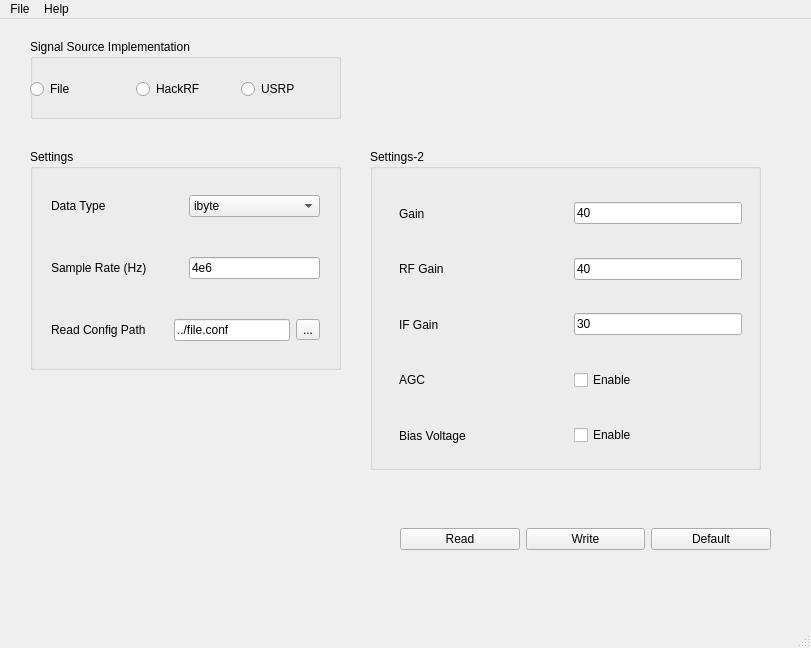
<?xml version="1.0" encoding="UTF-8"?>
<ui version="4.0">
 <class>sdr_windows</class>
 <widget class="QMainWindow" name="sdr_windows">
  <property name="geometry">
   <rect>
    <x>0</x>
    <y>0</y>
    <width>811</width>
    <height>648</height>
   </rect>
  </property>
  <property name="windowTitle">
   <string>sdr_windows</string>
  </property>
  <widget class="QWidget" name="centralwidget">
   <widget class="QGroupBox" name="groupBox">
    <property name="geometry">
     <rect>
      <x>30</x>
      <y>130</y>
      <width>311</width>
      <height>221</height>
     </rect>
    </property>
    <property name="title">
     <string>Settings</string>
    </property>
    <layout class="QVBoxLayout" name="verticalLayout">
     <item>
      <widget class="QWidget" name="widget_2" native="true">
       <layout class="QHBoxLayout" name="horizontalLayout" stretch="1,1">
        <item>
         <widget class="QLabel" name="label">
          <property name="text">
           <string>Data Type</string>
          </property>
         </widget>
        </item>
        <item>
         <widget class="QComboBox" name="comboBox">
          <property name="currentText">
           <string>ibyte</string>
          </property>
          <property name="currentIndex">
           <number>3</number>
          </property>
          <item>
           <property name="text">
            <string>byte</string>
           </property>
          </item>
          <item>
           <property name="text">
            <string>short</string>
           </property>
          </item>
          <item>
           <property name="text">
            <string>float</string>
           </property>
          </item>
          <item>
           <property name="text">
            <string>ibyte</string>
           </property>
          </item>
          <item>
           <property name="text">
            <string>ishort</string>
           </property>
          </item>
          <item>
           <property name="text">
            <string>cbyte</string>
           </property>
          </item>
          <item>
           <property name="text">
            <string>cshort</string>
           </property>
          </item>
          <item>
           <property name="text">
            <string>gr_complex</string>
           </property>
          </item>
         </widget>
        </item>
       </layout>
      </widget>
     </item>
     <item>
      <widget class="QWidget" name="widget" native="true">
       <layout class="QHBoxLayout" name="horizontalLayout_4" stretch="1,1">
        <item>
         <widget class="QLabel" name="label_2">
          <property name="text">
           <string>Sample Rate (Hz)</string>
          </property>
         </widget>
        </item>
        <item>
         <widget class="QLineEdit" name="lineEdit">
          <property name="text">
           <string>4e6</string>
          </property>
          <property name="alignment">
           <set>Qt::AlignLeading|Qt::AlignLeft|Qt::AlignVCenter</set>
          </property>
         </widget>
        </item>
       </layout>
      </widget>
     </item>
     <item>
      <widget class="QWidget" name="widget_3" native="true">
       <layout class="QHBoxLayout" name="horizontalLayout_5" stretch="3,3,1">
        <item>
         <widget class="QLabel" name="label_3">
          <property name="text">
           <string>Read Config Path </string>
          </property>
         </widget>
        </item>
        <item>
         <widget class="QLineEdit" name="lineEdit_2">
          <property name="text">
           <string>../file.conf</string>
          </property>
         </widget>
        </item>
        <item>
         <widget class="QToolButton" name="toolButton_conf">
          <property name="text">
           <string>...</string>
          </property>
         </widget>
        </item>
       </layout>
      </widget>
     </item>
    </layout>
   </widget>
   <widget class="QWidget" name="layoutWidget">
    <property name="geometry">
     <rect>
      <x>0</x>
      <y>0</y>
      <width>2</width>
      <height>2</height>
     </rect>
    </property>
    <layout class="QHBoxLayout" name="horizontalLayout_2"/>
   </widget>
   <widget class="QWidget" name="layoutWidget">
    <property name="geometry">
     <rect>
      <x>0</x>
      <y>0</y>
      <width>2</width>
      <height>2</height>
     </rect>
    </property>
    <layout class="QHBoxLayout" name="horizontalLayout_3"/>
   </widget>
   <widget class="QWidget" name="widget_4" native="true">
    <property name="geometry">
     <rect>
      <x>400</x>
      <y>490</y>
      <width>371</width>
      <height>61</height>
     </rect>
    </property>
    <layout class="QHBoxLayout" name="horizontalLayout_6">
     <item>
      <widget class="QPushButton" name="pushButton">
       <property name="text">
        <string>Read</string>
       </property>
      </widget>
     </item>
     <item>
      <widget class="QPushButton" name="pushButton_2">
       <property name="text">
        <string>Write</string>
       </property>
      </widget>
     </item>
     <item>
      <widget class="QPushButton" name="pushButton_3">
       <property name="text">
        <string>Default</string>
       </property>
      </widget>
     </item>
    </layout>
   </widget>
   <widget class="QGroupBox" name="groupBox_2">
    <property name="geometry">
     <rect>
      <x>30</x>
      <y>20</y>
      <width>311</width>
      <height>80</height>
     </rect>
    </property>
    <property name="title">
     <string>Signal Source Implementation</string>
    </property>
    <widget class="QWidget" name="widget_5" native="true">
     <property name="geometry">
      <rect>
       <x>0</x>
       <y>30</y>
       <width>311</width>
       <height>41</height>
      </rect>
     </property>
     <layout class="QHBoxLayout" name="horizontalLayout_7" stretch="1,1,1">
      <item>
       <widget class="QRadioButton" name="radioButtonFile">
        <property name="text">
         <string>File</string>
        </property>
       </widget>
      </item>
      <item>
       <widget class="QRadioButton" name="radioButtonHackrf">
        <property name="text">
         <string>HackRF</string>
        </property>
       </widget>
      </item>
      <item>
       <widget class="QRadioButton" name="radioButtonUSRP">
        <property name="text">
         <string>USRP</string>
        </property>
       </widget>
      </item>
     </layout>
    </widget>
   </widget>
   <widget class="QGroupBox" name="groupBox_3">
    <property name="geometry">
     <rect>
      <x>370</x>
      <y>130</y>
      <width>391</width>
      <height>321</height>
     </rect>
    </property>
    <property name="title">
     <string>Settings-2</string>
    </property>
    <widget class="QStackedWidget" name="stackedWidget">
     <property name="geometry">
      <rect>
       <x>10</x>
       <y>30</y>
       <width>371</width>
       <height>281</height>
      </rect>
     </property>
     <property name="currentIndex">
      <number>1</number>
     </property>
     <widget class="QWidget" name="page">
      <widget class="QWidget" name="widget_6" native="true">
       <property name="geometry">
        <rect>
         <x>10</x>
         <y>10</y>
         <width>351</width>
         <height>43</height>
        </rect>
       </property>
       <layout class="QHBoxLayout" name="horizontalLayout_8">
        <item>
         <widget class="QLabel" name="label_4">
          <property name="text">
           <string>Raw Signal File Path</string>
          </property>
         </widget>
        </item>
        <item>
         <widget class="QLineEdit" name="lineEdit_3"/>
        </item>
        <item>
         <widget class="QToolButton" name="toolButton">
          <property name="text">
           <string>...</string>
          </property>
         </widget>
        </item>
       </layout>
      </widget>
     </widget>
     <widget class="QWidget" name="page_2">
      <widget class="QWidget" name="">
       <property name="geometry">
        <rect>
         <x>10</x>
         <y>10</y>
         <width>361</width>
         <height>271</height>
        </rect>
       </property>
       <layout class="QVBoxLayout" name="verticalLayout_2">
        <item>
         <widget class="QWidget" name="widget_7" native="true">
          <layout class="QHBoxLayout" name="horizontalLayout_9" stretch="1,1">
           <item>
            <widget class="QLabel" name="label_5">
             <property name="text">
              <string>Gain</string>
             </property>
            </widget>
           </item>
           <item>
            <widget class="QLineEdit" name="lineEdit_gain">
             <property name="maximumSize">
              <size>
               <width>296</width>
               <height>16777215</height>
              </size>
             </property>
             <property name="text">
              <string>40</string>
             </property>
             <property name="clearButtonEnabled">
              <bool>false</bool>
             </property>
            </widget>
           </item>
          </layout>
         </widget>
        </item>
        <item>
         <widget class="QWidget" name="widget_8" native="true">
          <layout class="QHBoxLayout" name="horizontalLayout_10" stretch="1,1">
           <item>
            <widget class="QLabel" name="label_6">
             <property name="text">
              <string>RF Gain</string>
             </property>
            </widget>
           </item>
           <item>
            <widget class="QLineEdit" name="lineEdit_rf">
             <property name="maximumSize">
              <size>
               <width>296</width>
               <height>16777215</height>
              </size>
             </property>
             <property name="text">
              <string>40</string>
             </property>
             <property name="clearButtonEnabled">
              <bool>false</bool>
             </property>
            </widget>
           </item>
          </layout>
         </widget>
        </item>
        <item>
         <widget class="QWidget" name="widget_9" native="true">
          <layout class="QHBoxLayout" name="horizontalLayout_11" stretch="1,1">
           <item>
            <widget class="QLabel" name="label_7">
             <property name="text">
              <string>IF Gain</string>
             </property>
            </widget>
           </item>
           <item>
            <widget class="QLineEdit" name="lineEdit_if">
             <property name="maximumSize">
              <size>
               <width>296</width>
               <height>16777215</height>
              </size>
             </property>
             <property name="text">
              <string>30</string>
             </property>
             <property name="clearButtonEnabled">
              <bool>false</bool>
             </property>
            </widget>
           </item>
          </layout>
         </widget>
        </item>
        <item>
         <widget class="QWidget" name="widget_10" native="true">
          <layout class="QHBoxLayout" name="horizontalLayout_12" stretch="1,1">
           <item>
            <widget class="QLabel" name="label_8">
             <property name="text">
              <string>AGC</string>
             </property>
            </widget>
           </item>
           <item>
            <widget class="QCheckBox" name="checkBox_agc">
             <property name="text">
              <string>Enable</string>
             </property>
            </widget>
           </item>
          </layout>
         </widget>
        </item>
        <item>
         <widget class="QWidget" name="widget_11" native="true">
          <layout class="QHBoxLayout" name="horizontalLayout_13" stretch="1,1">
           <item>
            <widget class="QLabel" name="label_9">
             <property name="text">
              <string>Bias Voltage</string>
             </property>
            </widget>
           </item>
           <item>
            <widget class="QCheckBox" name="checkBox_bias">
             <property name="text">
              <string>Enable</string>
             </property>
             <property name="tristate">
              <bool>false</bool>
             </property>
            </widget>
           </item>
          </layout>
         </widget>
        </item>
       </layout>
      </widget>
     </widget>
    </widget>
   </widget>
  </widget>
  <widget class="QMenuBar" name="menubar">
   <property name="geometry">
    <rect>
     <x>0</x>
     <y>0</y>
     <width>811</width>
     <height>28</height>
    </rect>
   </property>
   <widget class="QMenu" name="menu">
    <property name="title">
     <string>File</string>
    </property>
    <addaction name="actionOpen"/>
    <addaction name="actionNew"/>
    <addaction name="actionExit"/>
   </widget>
   <widget class="QMenu" name="menu_2">
    <property name="title">
     <string>Help</string>
    </property>
    <addaction name="actionAbout"/>
   </widget>
   <addaction name="menu"/>
   <addaction name="menu_2"/>
  </widget>
  <widget class="QStatusBar" name="statusbar"/>
  <action name="actionOpen">
   <property name="text">
    <string>Open</string>
   </property>
  </action>
  <action name="actionNew">
   <property name="text">
    <string>New</string>
   </property>
  </action>
  <action name="actionExit">
   <property name="text">
    <string>Exit</string>
   </property>
  </action>
  <action name="actionAbout">
   <property name="text">
    <string>About</string>
   </property>
  </action>
 </widget>
 <resources/>
 <connections/>
</ui>
